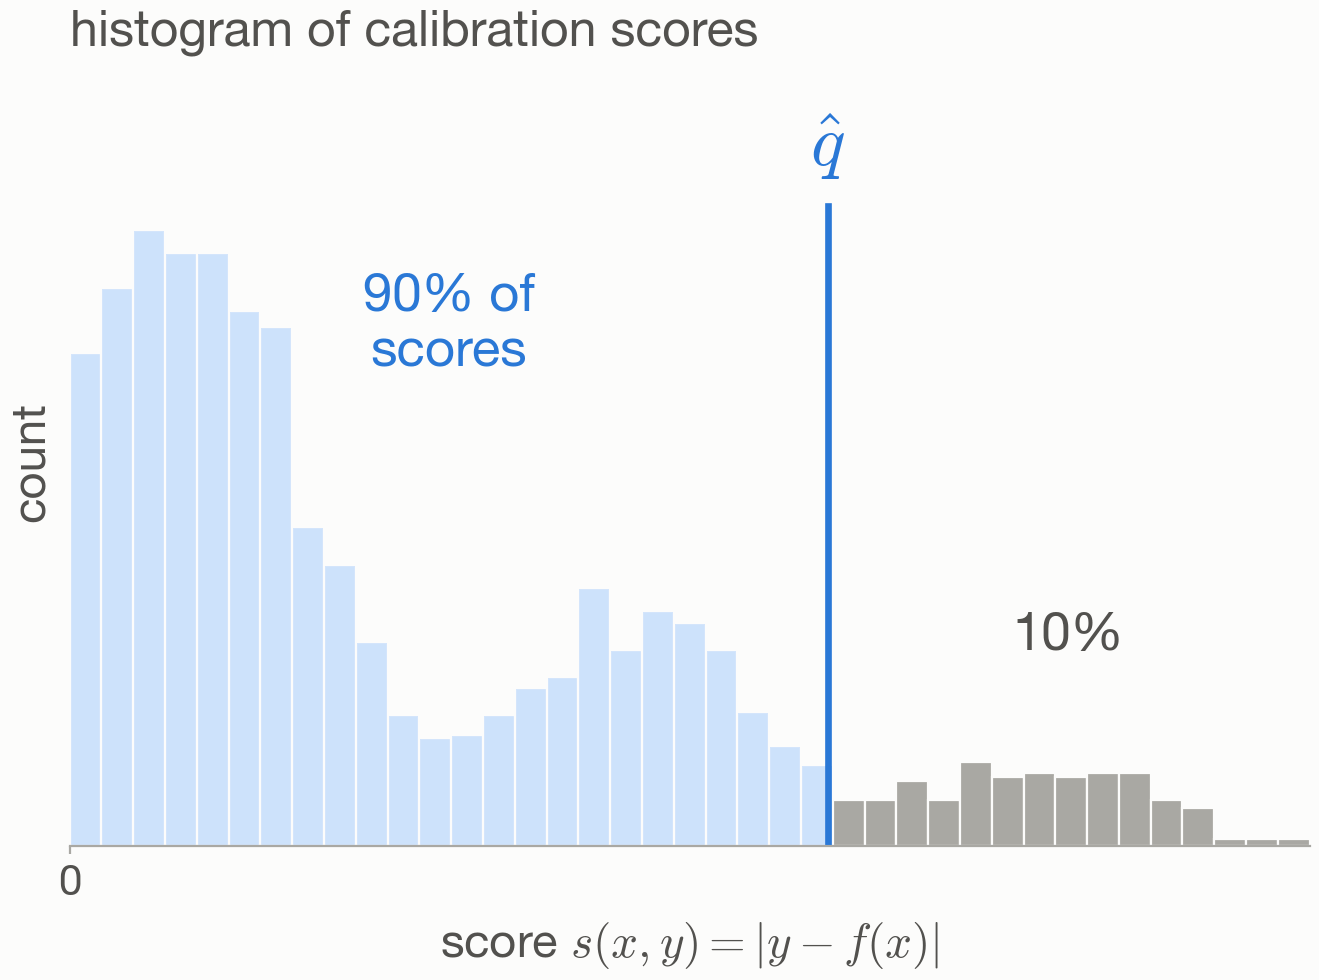

The Python source for this figure:
"""The conformal threshold is the 90% quantile of the scores on the calibration set.

Run: python 18_conformal_recipe.py  (requires numpy, scipy, matplotlib)
"""

import matplotlib.pyplot as plt
import numpy as np

from common import INK2, MODEL, MODEL_PALE, POINT, SURFACE, save, setup_style
from conformal import calibrate

_, _, _, scores, q = calibrate()
s, q = scores["mse"], q["mse"]

setup_style()
fig, ax = plt.subplots(figsize=(8, 5), facecolor=SURFACE)
ax.set_facecolor(SURFACE)

bins = np.linspace(0, s.max() * 1.02, 40)
counts, edges, patches = ax.hist(s, bins=bins, color=MODEL_PALE, ec=SURFACE, lw=0.8)
for patch, lo in zip(patches, edges[:-1]):
    if lo >= q:
        patch.set_facecolor(POINT)
top = counts.max()
ax.plot([q, q], [0, top * 1.04], color=MODEL, lw=2.4)
ax.text(q, top * 1.08, r"$\hat q$", fontsize=26, color=MODEL, ha="center", va="bottom")
ax.text(q * 0.5, top * 0.78, "90% of\nscores", fontsize=19, color=MODEL, ha="center")
ax.text((q + bins[-1]) / 2, top * 0.32, "10%", fontsize=19, color=INK2, ha="center")

ax.set_xlim(0, bins[-1])
ax.set_ylim(0, top * 1.25)
ax.set_yticks([])
ax.set_ylabel("count", fontsize=17, color=INK2, labelpad=6)
ax.set_xticks([0], ["0"], fontsize=15, color=INK2)
ax.tick_params(axis="x", length=3, color=POINT)
ax.set_xlabel(r"score $s(x, y) = |y - f(x)|$", fontsize=17,
              color=INK2, labelpad=6)
for side in ("top", "right", "left"):
    ax.spines[side].set_visible(False)
ax.spines["bottom"].set_color(POINT)
ax.text(0, 1.04, "histogram of calibration scores", transform=ax.transAxes, fontsize=18,
        color=INK2)

save(fig, __file__)
